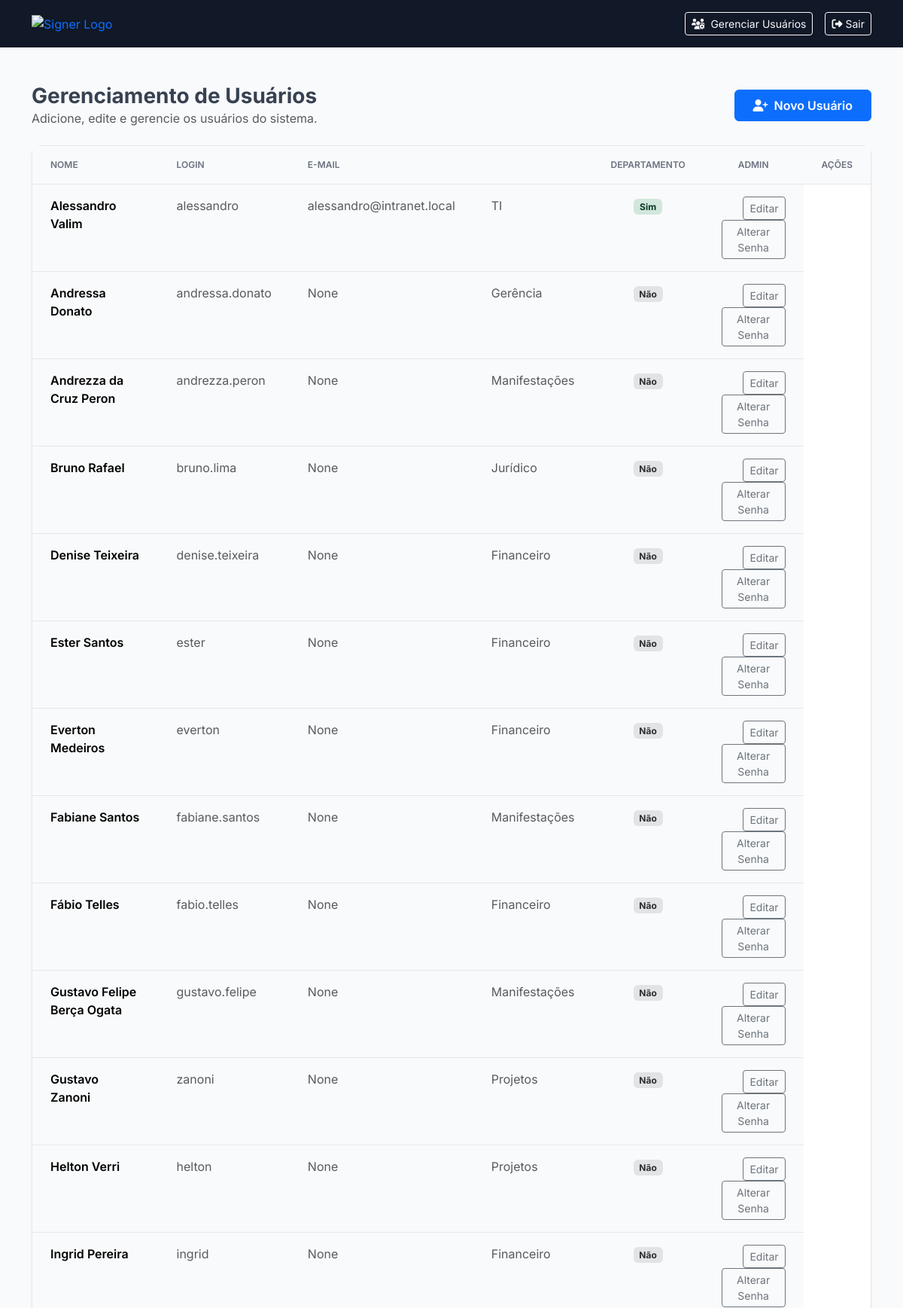
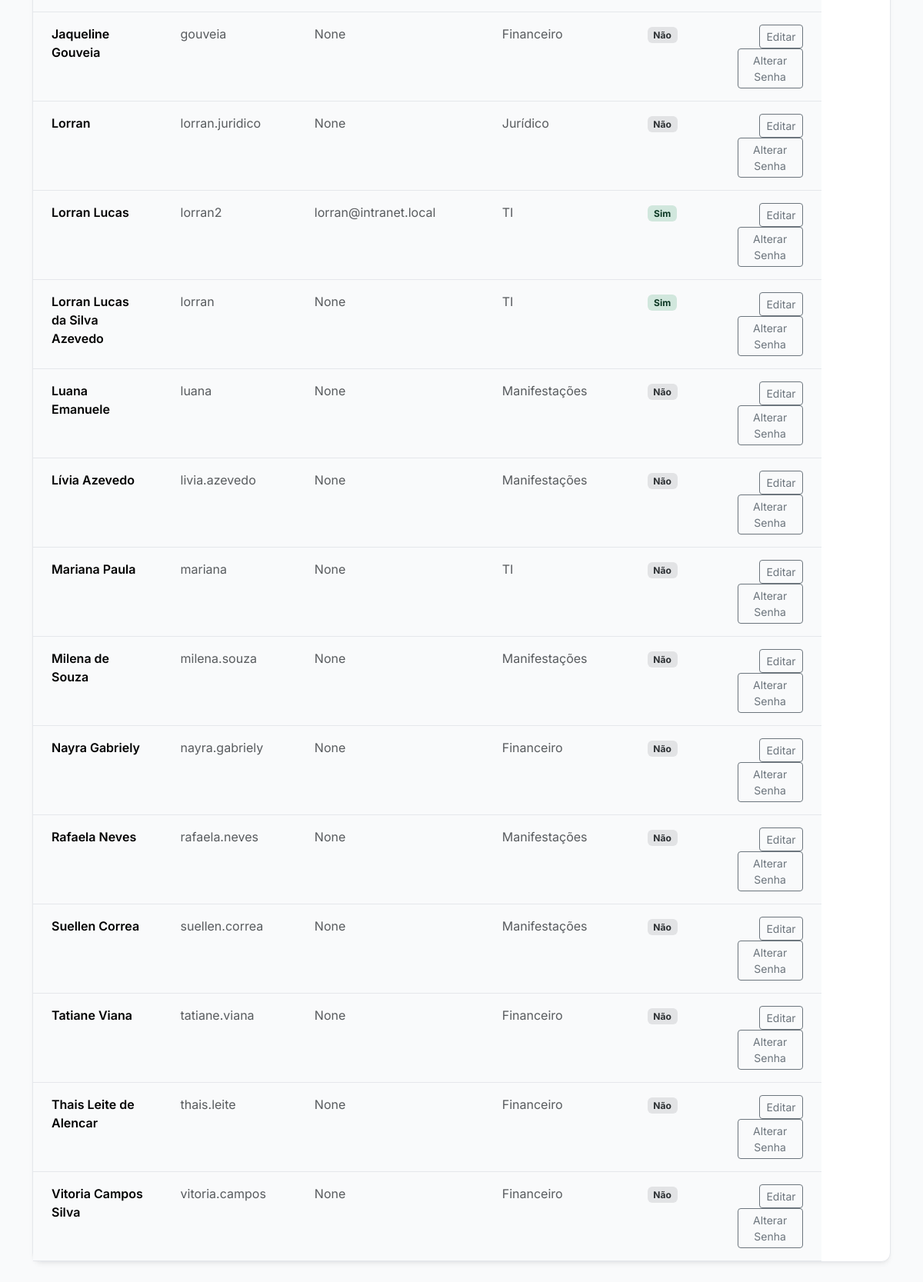
The app's page /users/ (signed in) with its own data (2 pictures, top to bottom).
### tables this page shows
CREATE TABLE "usuarios" (
    id INTEGER PRIMARY KEY AUTOINCREMENT,
    departamento_id INTEGER,
    nome TEXT,
    login TEXT UNIQUE,
    senha TEXT,
    is_admin BOOLEAN DEFAULT 0 NOT NULL,
    email TEXT UNIQUE
);

CREATE TABLE "departamentos" (
    id INTEGER PRIMARY KEY,
    nome TEXT NOT NULL UNIQUE
);

### blueprints/users.py (the view)
@users_bp.route('/')
@login_required
@admin_required
def list_users():
    db = get_db()
    users = db.execute("""
        SELECT u.id, u.nome, u.login, u.email, u.is_admin, d.nome as depto_nome
        FROM usuarios u
        LEFT JOIN departamentos d ON u.departamento_id = d.id
        ORDER BY u.nome
    """).fetchall()
    return render_template('user_list.html', users=users)

### blueprints/auth.py (called while the page is built)
def login_required(f):
    @wraps(f)
    def decorated_function(*args, **kwargs):
        if 'user_id' not in session:
            return redirect(url_for('auth.login', next=request.url))
        return f(*args, **kwargs)
    return decorated_function

@auth_bp.before_app_request
def load_logged_in_user():
    user_id = session.get('user_id')
    if user_id is None:
        g.user = None
    else:
        g.user = get_db().execute('SELECT * FROM usuarios WHERE id = ?', (user_id,)).fetchone()

### blueprints/users.py (called while the page is built)
def admin_required(f):
    @wraps(f)
    def decorated_function(*args, **kwargs):
        if not g.user or not g.user['is_admin']:
            abort(403)  # Proibido
        return f(*args, **kwargs)
    return decorated_function

### database.py (called while the page is built)
def get_db():
    if 'db' not in g:
        g.db = sqlite3.connect(
            current_app.config['DATABASE_PATH'],
            detect_types=sqlite3.PARSE_DECLTYPES
        )
        g.db.row_factory = sqlite3.Row
    return g.db

### templates/user_list.html (shortened to what this page needs)
<!DOCTYPE html>
<html lang="pt-BR">
<head>
    <link href="https://cdn.jsdelivr.net/npm/bootstrap@5.3.3/dist/css/bootstrap.min.css" rel="stylesheet">
    <link rel="stylesheet" href="https://cdnjs.cloudflare.com/ajax/libs/font-awesome/6.5.2/css/all.min.css">
</head>
<body>
{% include 'header.html' %}
<main class="container my-5">
    <div class="d-flex justify-content-between align-items-center mb-4">
        <div>
            <h1 class="h3 fw-bold mb-0">Gerenciamento de Usuários</h1>
            <p class="text-muted mb-0">Adicione, edite e gerencie os usuários do sistema.</p>
        </div>
        <a href="{{ url_for('users.create_user') }}" class="btn btn-primary fw-semibold px-4 py-2">
            <i class="fas fa-user-plus me-2"></i>Novo Usuário
        </a>
    </div>
    <div class="main-card">
        <div class="table-responsive">
            <table class="table table-hover mb-0">
                <thead>
                    <tr>
                        <th class="px-4 py-3">Nome</th>
                        <th class="px-4 py-3">Login</th>
                        <th class="px-4 py-3">E-mail</th> <th class="px-4 py-3">
                        <th class="px-4 py-3">Departamento</th>
                        <th class="px-4 py-3 text-center">Admin</th> <th class="px-4 py-3 text-end">Ações</th>   </tr>
                </thead>
                <tbody>
                    {% for user in users %}
                    <tr>
                        <td class="px-4 py-3 fw-semibold">{{ user.nome }}</td>
                        <td class="px-4 py-3 text-muted">{{ user.login }}</td>
                        <td class="px-4 py-3 text-muted">{{ user.email }}</td>
                        <td class="px-4 py-3 text-muted">{{ user.depto_nome }}</td>
                        <td class="px-4 py-3 text-center">
                            {% if user.is_admin %}
                                <span class="badge bg-success-subtle text-success-emphasis">Sim</span>
                            {% else %}
                                <span class="badge bg-secondary-subtle text-secondary-emphasis">Não</span>
                            {% endif %}
                        </td>
                        <td class="px-4 py-3 text-end">
                            <a href="{{ url_for('users.edit_user', user_id=user.id) }}" class="btn btn-sm btn-outline-secondary">Editar</a>
                            <button class="btn btn-sm btn-outline-secondary change-password-btn" data-bs-toggle="modal" data-bs-target="#changePasswordModal" data-user-id="{{ user.id }}" data-user-name="{{ user.nome }}">
                                Alterar Senha
                            </button>
                        </td>
                    </tr>
                    {% else %}
                    <tr><td colspan="4" class="text-center p-5 text-muted">Nenhum usuário cadastrado.</td></tr>
                    {% endfor %}
                </tbody>
            </table>
        </div>
    </div>
</main>
</body>
</html>

### templates/header.html
<header class="header py-3">
    <div class="container d-flex justify-content-between align-items-center">
        <a href="{{ url_for('documents.dashboard') }}" class="text-decoration-none">
            <img src="{{ url_for('static', filename='img/signer.png') }}" alt="Signer Logo" class="brand-logo">
        </a>
        <div class="d-flex align-items-center">
            {% if g.user and g.user.is_admin %}
            <a href="{{ url_for('users.list_users') }}" class="btn btn-sm btn-outline-light me-3"> <i class="fas fa-users-cog me-2"></i>Gerenciar Usuários
            </a>
            {% endif %}
            <a href="{{ url_for('auth.logout') }}" class="btn btn-sm btn-outline-light">
                <i class="fas fa-sign-out-alt me-1"></i>Sair
            </a>
        </div>
    </div>
</header>

### templates/user_list.html (style rules this page uses)
:root { --bs-font-sans-serif: 'Inter', sans-serif; --bs-body-bg: #f9fafb; --bs-body-color: #374151; --bs-border-color: #e5e7eb; --bs-primary: #4f46e5; --header-dark-bg: #111827; }
body { background-color: var(--bs-body-bg); font-family: var(--bs-font-sans-serif); }
.header { background-color: var(--header-dark-bg); }
.brand-logo { height: 90px; }
.main-card { background-color: #ffffff; border: 1px solid var(--bs-border-color); border-radius: 0.75rem; box-shadow: 0 4px 6px -1px rgb(0 0 0 / 0.05), 0 2px 4px -2px rgb(0 0 0 / 0.05); }
.table thead th { color: #6b7280; text-transform: uppercase; font-size: 0.75rem; font-weight: 600; }

### records on screen
usuarios: nome "Alessandro Valim", login "alessandro", email "alessandro@intranet.local", depto_nome "TI", is_admin "Sim"
usuarios: nome "Andressa Donato", login "andressa.donato", email "None", depto_nome "Gerência", is_admin "Não"
usuarios: nome "Andrezza da Cruz Peron", login "andrezza.peron", email "None", depto_nome "Manifestações", is_admin "Não"
usuarios: nome "Bruno Rafael", login "bruno.lima", email "None", depto_nome "Jurídico", is_admin "Não"
usuarios: nome "Denise Teixeira", login "denise.teixeira", email "None", depto_nome "Financeiro", is_admin "Não"
usuarios: nome "Ester Santos", login "ester", email "None", depto_nome "Financeiro", is_admin "Não"
usuarios: nome "Everton Medeiros", login "everton", email "None", depto_nome "Financeiro", is_admin "Não"
usuarios: nome "Fabiane Santos", login "fabiane.santos", email "None", depto_nome "Manifestações", is_admin "Não"
usuarios: nome "Fábio Telles", login "fabio.telles", email "None", depto_nome "Financeiro", is_admin "Não"
usuarios: nome "Gustavo Felipe Berça Ogata", login "gustavo.felipe", email "None", depto_nome "Manifestações", is_admin "Não"
usuarios: nome "Gustavo Zanoni", login "zanoni", email "None", depto_nome "Projetos", is_admin "Não"
usuarios: nome "Helton Verri", login "helton", email "None", depto_nome "Projetos", is_admin "Não"
usuarios: nome "Ingrid Pereira", login "ingrid", email "None", depto_nome "Financeiro", is_admin "Não"
usuarios: nome "Jaqueline Gouveia", login "gouveia", email "None", depto_nome "Financeiro", is_admin "Não"
usuarios: nome "Lorran", login "lorran.juridico", email "None", depto_nome "Jurídico", is_admin "Não"
usuarios: nome "Lorran Lucas", login "lorran2", email "lorran@intranet.local", depto_nome "TI", is_admin "Sim"
usuarios: nome "Lorran Lucas da Silva Azevedo", login "lorran", email "None", depto_nome "TI", is_admin "Sim"
usuarios: nome "Luana Emanuele", login "luana", email "None", depto_nome "Manifestações", is_admin "Não"
usuarios: nome "Lívia Azevedo", login "livia.azevedo", email "None", depto_nome "Manifestações", is_admin "Não"
usuarios: nome "Mariana Paula", login "mariana", email "None", depto_nome "TI", is_admin "Não"
usuarios: nome "Milena de Souza", login "milena.souza", email "None", depto_nome "Manifestações", is_admin "Não"
usuarios: nome "Nayra Gabriely", login "nayra.gabriely", email "None", depto_nome "Financeiro", is_admin "Não"
usuarios: nome "Rafaela Neves", login "rafaela.neves", email "None", depto_nome "Manifestações", is_admin "Não"
usuarios: nome "Suellen Correa", login "suellen.correa", email "None", depto_nome "Manifestações", is_admin "Não"
usuarios: nome "Tatiane Viana", login "tatiane.viana", email "None", depto_nome "Financeiro", is_admin "Não"
usuarios: nome "Thais Leite de Alencar", login "thais.leite", email "None", depto_nome "Financeiro", is_admin "Não"
usuarios: nome "Vitoria Campos Silva", login "vitoria.campos", email "None", depto_nome "Financeiro", is_admin "Não"
